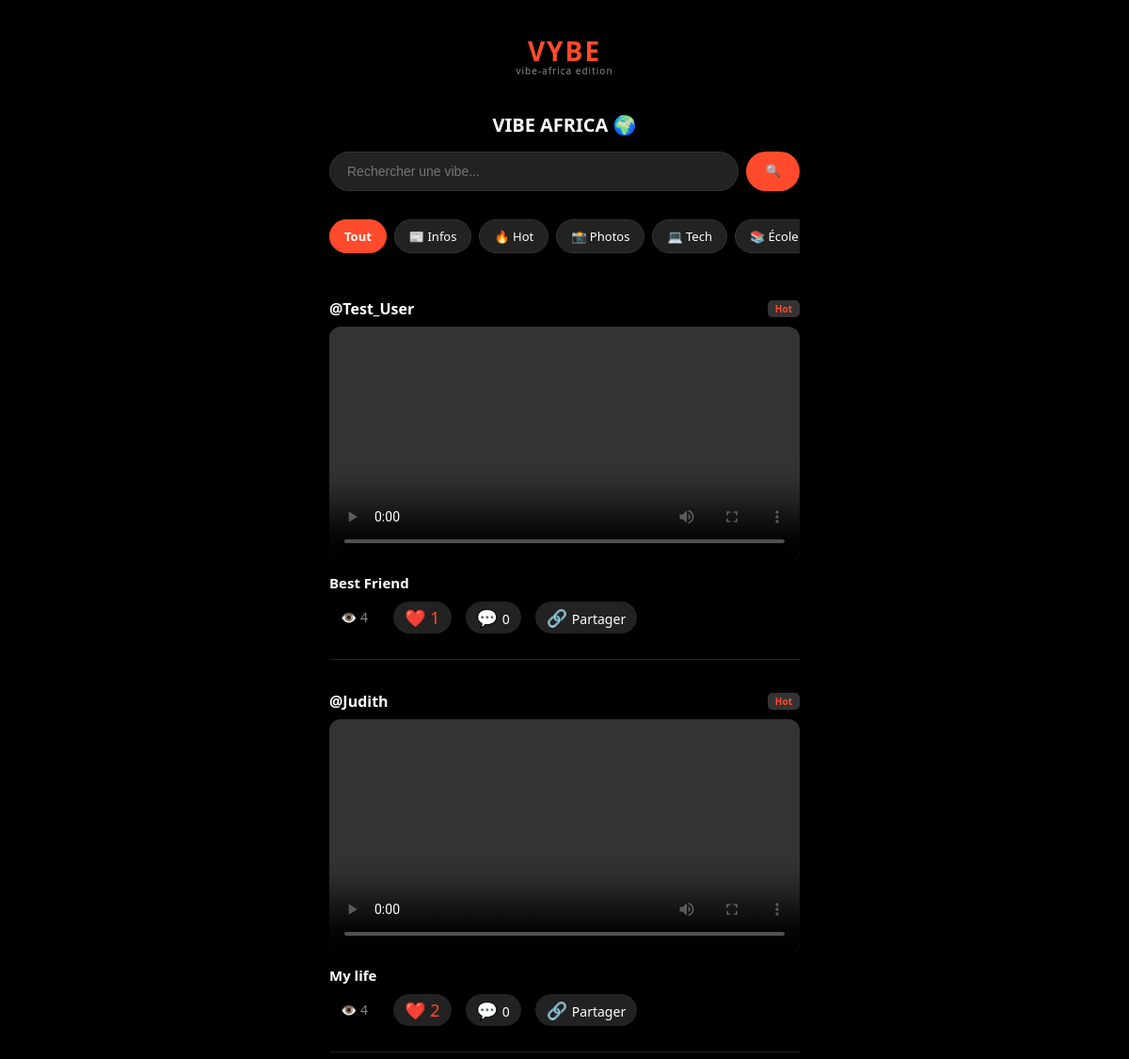
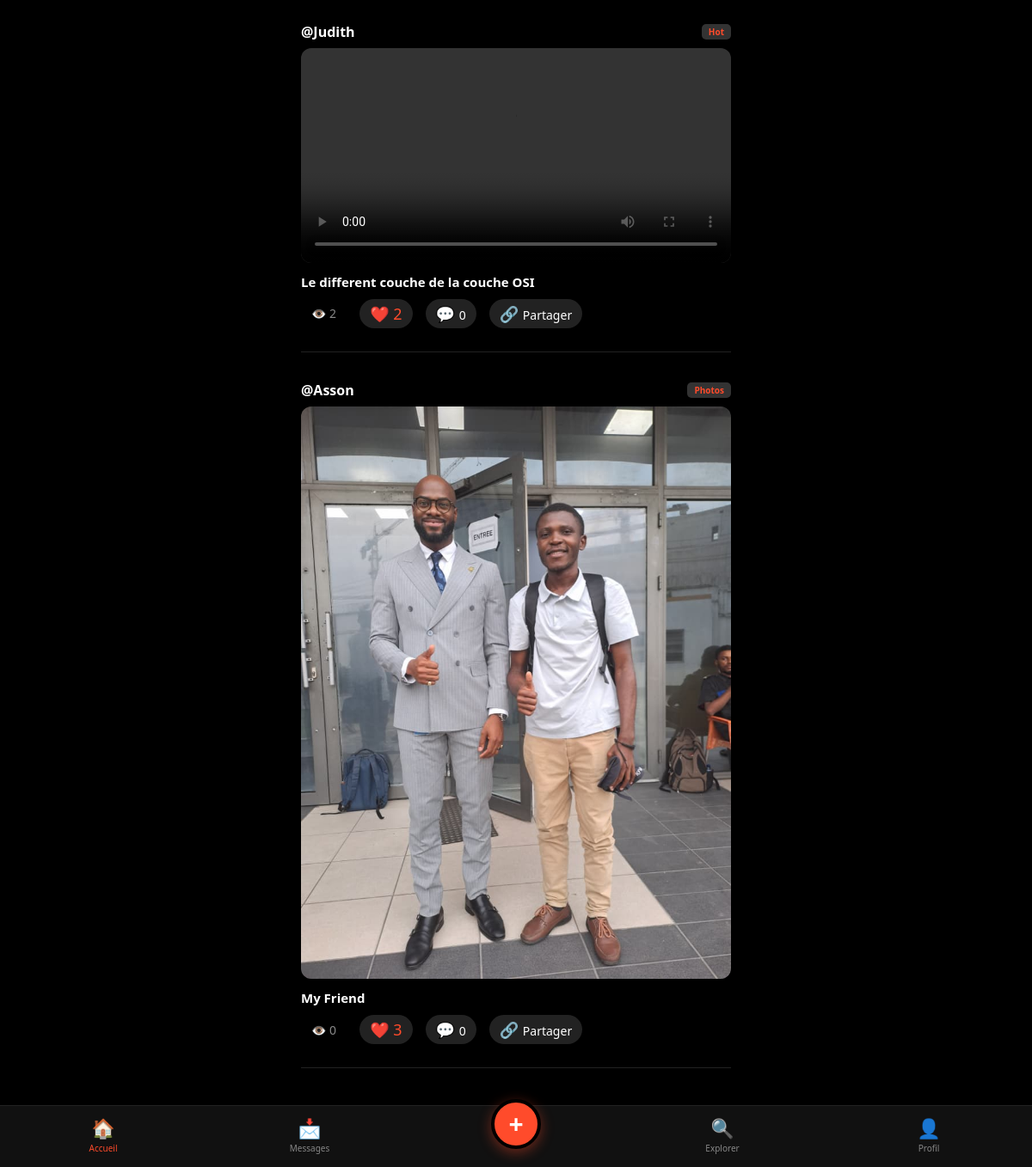
Page /dashboard (signed in) on the committed database (2 pictures, top to bottom).
### app.py (models this page shows)
class Video(db.Model):
    id = db.Column(db.Integer, primary_key=True)
    title = db.Column(db.String(100))
    filename = db.Column(db.String(100))
    category = db.Column(db.String(50), nullable=False, default='Autres')
    user_id = db.Column(db.Integer, db.ForeignKey('user.id'), nullable=False)
    likes = db.relationship('Like', backref='video', lazy=True)
    views = db.Column(db.Integer, default=0)
    created_at = db.Column(db.DateTime, default=datetime.utcnow)

class User(db.Model):
    id = db.Column(db.Integer, primary_key=True)
    username = db.Column(db.String(50), unique=True, nullable=False)
    password = db.Column(db.String(100), nullable=False)
    bio = db.Column(db.String(200), default="Salut, je suis sur VIBE AFRICA !")
    google_id = db.Column(db.String(100), unique=True, nullable=True)
    phone = db.Column(db.String(20), nullable=True) # NOUVEAU : Numéro de téléphone pour les contacts
    Video = db.relationship('Video', backref='author', lazy=True)
    following = db.relationship(
        'User', secondary=followers,
        primaryjoin=(followers.c.follower_id == id),
        secondaryjoin=(followers.c.followed_id == id),
        backref=db.backref('followers', lazy='dynamic'), lazy='dynamic'
    )

### app.py (the view)
@app.route('/dashboard')
def dashboard():
    if 'username' not in session:
        return redirect(url_for('login'))
    selected_category = request.args.get('category')
    search_query = request.args.get('q')
    query = Video.query
    if selected_category:
        query = query.filter_by(category=selected_category)
    if search_query:
        query = query.filter(Video.title.ilike(f"%{search_query}%"))
    videos = query.order_by(Video.created_at.desc()).all()
    def get_pending_requests():
        requests = FriendRequest.query.filter_by(receiver_id=session['user_id'], status='pending').all()
        for req in requests:
            sender = User.query.get(req.sender_id)
            if sender:
                req.sender_name = sender.username
        return requests
    return render_template('dashboard.html',
                           videos=videos,
                           get_pending_requests=get_pending_requests,
                           selected_category=selected_category,
                           search_query=search_query)

### templates/dashboard.html (shortened to what this page needs)
{% extends "base.html" %}
{% block content %}
<div class="feed-container">
    <h2 style="text-align: center; margin-bottom: 15px; font-size: 20px;">VIBE AFRICA 🌍</h2>
    <form action="{{ url_for('dashboard') }}" method="GET" class="search-container">
        <input type="text" name="q" class="search-input" value="{{ search_query or '' }}" placeholder="Rechercher une vibe...">
        <button type="submit" class="search-btn">🔍</button>
    </form>
    <div class="category-bar">
        <a href="{{ url_for('dashboard') }}" class="cat-item {% if not selected_category %}active{% endif %}">Tout</a>
        <a href="{{ url_for('dashboard', category='Infos') }}" class="cat-item {% if selected_category == 'Infos' %}active{% endif %}">📰 Infos</a>
        <a href="{{ url_for('dashboard', category='Hot') }}" class="cat-item {% if selected_category == 'Hot' %}active{% endif %}">🔥 Hot</a>
        <a href="{{ url_for('dashboard', category='Photos') }}" class="cat-item {% if selected_category == 'Photos' %}active{% endif %}">📸 Photos</a>
        <a href="{{ url_for('dashboard', category='Tech') }}" class="cat-item {% if selected_category == 'Tech' %}active{% endif %}">💻 Tech</a>
        <a href="{{ url_for('dashboard', category='Education') }}" class="cat-item {% if selected_category == 'Education' %}active{% endif %}">📚 École</a>
    </div>
    {% set pending_requests = get_pending_requests() %}
    {% for video in videos %}
    <div class="vibe-card">
        <div class="vibe-header">
            <a href="{{ url_for('profile', username=video.author.username) }}" style="color: white; text-decoration: none;">
                @{{ video.author.username }}
            </a>
            <span class="vibe-badge">{{ video.category }}</span>
        </div>
        {% if video.category == 'Photos' %}
            <img src="{{ url_for('static', filename='uploads/' + video.filename) }}" class="vibe-media" alt="{{ video.title }}">
        {% else %}
            <video class="vibe-media" controls preload="metadata">
                <source src="{{ url_for('static', filename='uploads/' + video.filename) }}" type="video/mp4">
            </video>
        {% endif %}
        <div class="vibe-footer">
            <span class="vibe-title"><strong>{{ video.title }}</strong></span>
            <div class="vibe-actions">
                <div class="action-link view-count-box">
                    👁️ <span id="view-count-{{ video.id }}">{{ video.views or 0 }}</span>
                </div>
                <a href="{{ url_for('like_video', video_id=video.id) }}" class="action-link" style="color: #ff4b2b;">
                    ❤️ {{ video.likes|length }}
                </a>
                <div class="action-link" onclick="toggleComments('{{ video.id }}')">
                    💬 <span style="font-size: 14px;">{{ video.comments|length }}</span>
                </div>
                <div class="action-link" onclick="copyLink('{{ video.id }}')">
                    🔗 <span style="font-size: 14px;">Partager</span>
                </div>
            </div>
        </div>
    </div>
    {% else %}
        <div style="text-align: center; color: #666; padding: 60px 20px;">
            <p>Rien à voir ici pour l'instant. 🎥📸</p>
            <a href="{{ url_for('upload_video') }}" style="color: #ff4b2b; text-decoration: none; font-weight: bold;">Partage ta première vibe !</a>
        </div>
    {% endfor %}
</div>
{% endblock %}

### templates/base.html (shortened to what this page needs)
<!DOCTYPE html>
<html lang="fr">
<head>
</head>
<body>
    <div class="container">
        <div class="brand-header">
            <h1 class="brand-name">VYBE</h1>
            <span class="brand-subtitle">vibe-africa edition</span>
        </div>
        {% block content %}{% endblock %}
    </div>
    <nav class="bottom-nav">
        <a href="{{ url_for('dashboard') }}" class="nav-item {% if request.endpoint == 'dashboard' %}active{% endif %}">
            <span class="nav-icon">🏠</span>
            <span class="nav-text">Accueil</span>
        </a>
        <a href="{{ url_for('messages_list') }}" class="nav-item {% if request.endpoint == 'messages_list' %}active{% endif %}">
            <span class="nav-icon">📩</span>
            <span class="nav-text">Messages</span>
        </a>
        <a href="{{ url_for('upload_video') }}" class="nav-item">
            <div class="nav-upload">+</div>
        </a>
        <a href="{{ url_for('dashboard') }}" class="nav-item">
            <span class="nav-icon">🔍</span>
            <span class="nav-text">Explorer</span>
        </a>
        <a href="{% if session.get('username') %}{{ url_for('profile', username=session['username']) }}{% else %}{{ url_for('profile') }}{% endif %}"
           class="nav-item {% if request.endpoint == 'profile' %}active{% endif %}">
            <span class="nav-icon">👤</span>
            <span class="nav-text">Profil</span>
        </a>
    </nav>
</body>
</html>

### templates/base.html (style rules this page uses)
body { font-family: 'Segoe UI', Tahoma, Geneva, Verdana, sans-serif; background: #000; color: white; margin: 0; padding-bottom: 90px; }
.container { max-width: 500px; margin: auto; padding: 15px; }
.brand-header { text-align: center; padding: 20px 0; }
.brand-name { color: #ff4b2b; font-size: 28px; font-weight: 800; letter-spacing: 2px; margin: 0; text-transform: uppercase; }
.brand-subtitle { font-size: 10px; color: #888; letter-spacing: 1px; margin-top: -5px; display: block; }
.bottom-nav { position: fixed; bottom: 0; left: 0; width: 100%; background: #111; border-top: 1px solid #222; display: flex; justify-content: space-around; align-items: center; padding: 10px 0 15px 0; z-index: 2000; }
.nav-item { text-decoration: none; color: #888; text-align: center; flex: 1; transition: 0.3s; display: flex; flex-direction: column; align-items: center; }
.nav-item.active { color: #ff4b2b; }
.nav-icon { font-size: 22px; margin-bottom: 2px; }
.nav-text { font-size: 10px; font-weight: 500; }
.nav-upload { background: #ff4b2b; color: white !important; width: 50px; height: 50px; border-radius: 50%; display: flex; align-items: center; justify-content: center; font-size: 30px; font-weight: bold; margin-top: -25px; box-shadow: 0 4px 15px rgba(255, 75, 43, 0.4); border: 4px solid #000; }

### templates/dashboard.html (style rules this page uses)
.search-container { margin-bottom: 20px; display: flex; gap: 8px; }
.search-input { flex: 1; background: #222; border: 1px solid #333; color: white; padding: 12px 18px; border-radius: 25px; font-size: 14px; outline: none; transition: border-color 0.3s; }
.search-btn { background: #ff4b2b; border: none; color: white; padding: 0 20px; border-radius: 25px; cursor: pointer; font-weight: bold; }
.category-bar { display: flex; overflow-x: auto; white-space: nowrap; padding: 10px 0; margin-bottom: 15px; scrollbar-width: none; }
.cat-item { background: #222; color: white; padding: 8px 15px; border-radius: 20px; margin-right: 8px; text-decoration: none; font-size: 13px; border: 1px solid #333; transition: 0.3s; }
.cat-item.active { background: #ff4b2b; border-color: #ff4b2b; font-weight: bold; }
.vibe-card { border-bottom: 1px solid #222; padding: 15px 0; margin-bottom: 10px; }
.vibe-header { padding: 8px 0; font-weight: bold; display: flex; align-items: center; justify-content: space-between; }
.vibe-badge { background: #333; color: #ff4b2b; font-size: 10px; padding: 2px 8px; border-radius: 5px; }
.vibe-media { width: 100%; border-radius: 12px; background: black; box-shadow: 0 4px 15px rgba(0,0,0,0.3); display: block; }
.vibe-footer { padding: 12px 0; }
.vibe-title { display: block; font-size: 15px; margin-bottom: 8px; }
.vibe-actions { display: flex; gap: 15px; margin-top: 10px; align-items: center; }
.action-link { text-decoration: none; font-size: 18px; color: white; background: #222; padding: 5px 12px; border-radius: 20px; cursor: pointer; transition: 0.2s; }
.view-count-box { background: transparent; color: #888; font-size: 14px; cursor: default; }

### rows in the picture
Video: author.username "Test_User", category "Hot", title "Best Friend", views "4", likes|length "1", comments|length "0"
Video: author.username "Judith", category "Hot", title "My life", views "4", likes|length "2", comments|length "0"
Video: author.username "Judith", category "Hot", title "Le different couche de la couche OSI", views "2", likes|length "2", comments|length "0"
Video: author.username "Asson", category "Photos", filename (picture), title "My Friend", views "0", likes|length "3", comments|length "0"
